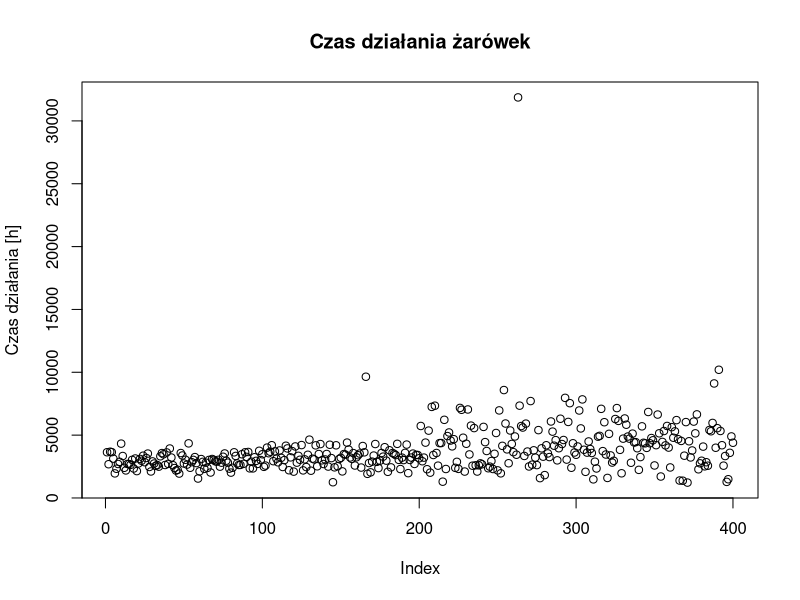
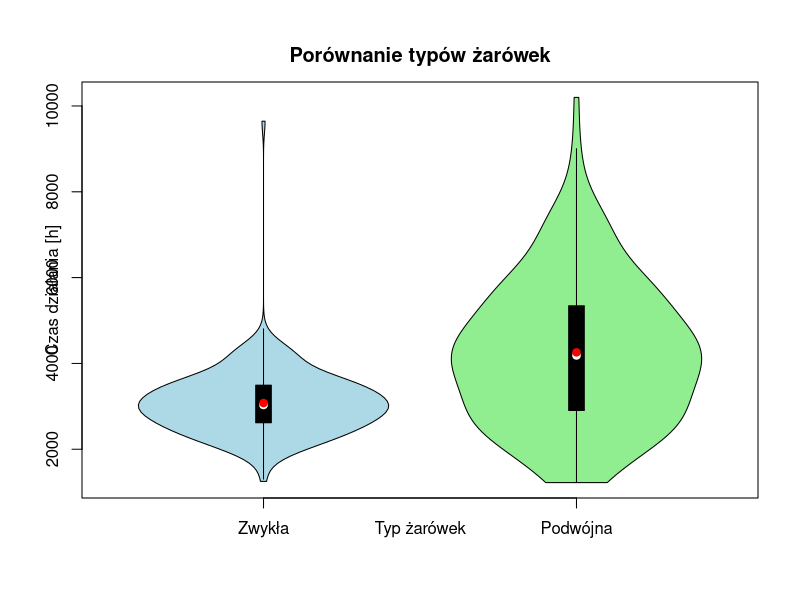
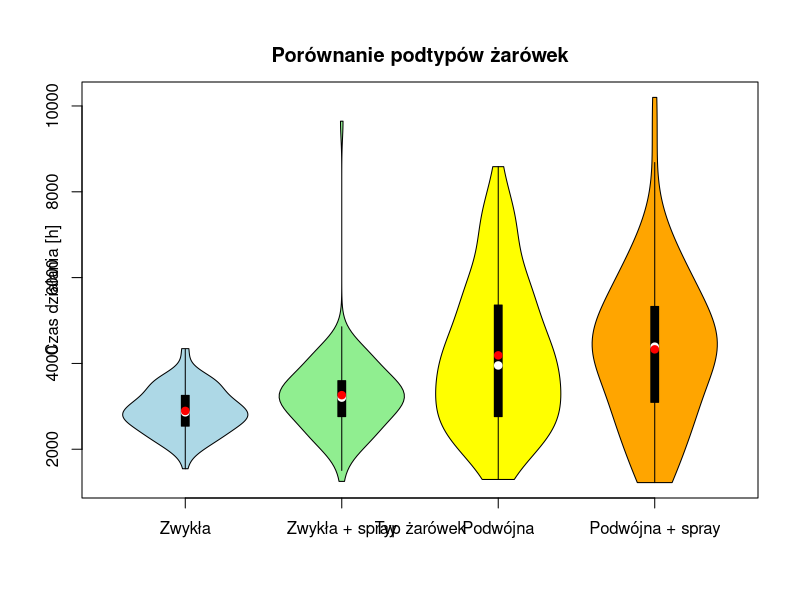

The R script that drew these images, in order:
## ---- chunk 1
knitr::opts_chunk$set(echo = TRUE)
## ---- chunk 2
  library(dplyr)
  library(vioplot)
  library(rmarkdown)
  library(knitr)
## ---- chunk 3
  bulbs <- read.csv('bulbs.csv', header = T, sep = ';')
## ---- chunk 4
  summary(bulbs)
## ---- chunk 5
  unique(bulbs$product_type)
## ---- chunk 6
  COAT_IT_PRICE <- bulbs$price_in_PLN[bulbs$product_type == 'CoatItYourself']
  bulbs <- subset(bulbs, product_type != 'CoatItYourself')
## ---- chunk 7
  apply(bulbs, 2, anyNA)
## ---- chunk 8
  summary(bulbs)
## ---- chunk 9
  plot(bulbs$time_in_hours, main = 'Czas działania żarówek', ylab = 'Czas działania [h]')
## ---- chunk 10
  bulbs <- subset(bulbs, bulbs$time_in_hours < 30000)
## ---- chunk 11
  regular_bulbs <- subset(bulbs, bulbs$product_type == 'regular bulb') #zwykłe żarówki
  double_bulbs <- subset(bulbs, bulbs$product_type == 'DoubleBulb') #podwójne żarówki
  
  regular_bulbs_no_spray <- subset(regular_bulbs, regular_bulbs$sprayed == "none") #zwykłe bez sprayu
  double_bulbs_no_spray <- subset(double_bulbs, regular_bulbs$sprayed == "none") #podwójne bez sprayu
  
  regular_bulbs_sprayed <- setdiff(regular_bulbs, regular_bulbs_no_spray) #zwykłe sprayowane
  double_bulbs_sprayed <- setdiff(double_bulbs, double_bulbs_no_spray) #podwójne sprayowane
## ---- chunk 12
  vioplot(regular_bulbs$time_in_hours, double_bulbs$time_in_hours,
          xlab = 'Typ żarówek',
          ylab = 'Czas działania [h]',
          main = 'Porównanie typów żarówek',
          at = c(1,2),
          names = c('Zwykła', 'Podwójna'),
          col = c('lightblue', 'lightgreen'))

  points(1, mean(regular_bulbs$time_in_hours), col="red", pch = 19)
  points(2, mean(double_bulbs$time_in_hours), col="red", pch = 19)
## ---- chunk 13
  t1 <- shapiro.test(regular_bulbs$time_in_hours)
  t2 <- shapiro.test(double_bulbs$time_in_hours)
  print(paste("Uzyskano p-wartość:", t1$p.value))
  print(paste("Uzyskano p-wartość:", t2$p.value))
## ---- chunk 14
  w1 <- wilcox.test(regular_bulbs_sprayed$time_in_hours, regular_bulbs_no_spray$time_in_hour, alternative='greater', conf.level = .95)
  
  describe <- function(result) {
    if(result$p.value >= 0.05) {
      print(paste("Uzyskano p-wartość:", result$p.value, 'hipoteza zerowa nie została odrzucona'))
    } else {
      print(paste("Uzyskano p-wartość:", result$p.value, 'hipoteza zerowa została odrzucona, przyjęto hipotezę alternatywną'))
    }
  }

  describe(w1)
## ---- chunk 15
  cat_list <- list(regular_bulbs_no_spray$time_in_hours, 
        regular_bulbs_sprayed$time_in_hours, 
        double_bulbs_no_spray$time_in_hours, 
        double_bulbs_sprayed$time_in_hours)

  vioplot(cat_list,
          xlab = 'Typ żarówek',
          ylab = 'Czas działania [h]',
          main = 'Porównanie podtypów żarówek',
          at = c(1,2,3,4),
          names = c('Zwykła', 'Zwykła + spray', 'Podwójna', 'Podwójna + spray'),
          col = c('lightblue', 'lightgreen', 'yellow', 'orange'))

  means <- lapply(cat_list, mean)
  
  for (i in 1:4) {
    points(i, means[[i]], col = 'red', pch = 19)
  }
  
## ---- chunk 16
  for (i in 1:4) {
    res <- shapiro.test(cat_list[[i]])
    describe(res)
  }

  #funkcji describe można użyć także w przypadku testów normalności
## ---- chunk 17
  w2 <- wilcox.test(regular_bulbs_no_spray$time_in_hours, regular_bulbs_sprayed$time_in_hours, alternative='greater', conf.level = .95)
  w3 <- wilcox.test(double_bulbs_no_spray$time_in_hours, double_bulbs_sprayed$time_in_hours, alternative='greater', conf.level = .95)
  
  describe(w2)
  describe(w3)
## ---- chunk 18
  av_bulb_usage <- 4
  how_long_bulb_lasts_years <- mean(bulbs$time_in_hours) / av_bulb_usage
  how_long_bulb_lasts_years <- how_long_bulb_lasts_years / 365
  how_long_bulb_lasts_years
## ---- chunk 19
  av_bulbs_per_household <- 67 #dane z artykułu   https://www.fortnightly.com/fortnightly/2015/12-0/how-many-lights-home-energy-dept-counted
  number_of_bulbs_per_1_box <- 200 #wynika z treści zadania
  hours_it_takes_to_empty_1_box <- number_of_bulbs_per_1_box / av_bulbs_per_household
  hours_it_takes_to_empty_1_box
## ---- chunk 20
  bulbs$price_per_hour <- NA #tworzenie nowej, pustej kolumny
  bulbs$price_per_hour <- bulbs$price_in_PLN / bulbs$time_in_hours
  bulbs$price_per_hour <- round(bulbs$price_per_hour, digits = 4)
  bulbs$price_per_hour <- ifelse(bulbs$sprayed == "CoatItYourself", bulbs$price_per_hour + COAT_IT_PRICE, bulbs$price_per_hour)
    #post scriptum: Tutaj przyznaję się do popełnienia błędu, z którego zdałem sobie sprawę już po oddaniu pracy. Zamiast ceny jednego psiku, doliczyłem koszt całego preparatu.
  head(bulbs) #wskazanie, że kolumna została utworzona poprawnie
## ---- chunk 21
  t3 <- shapiro.test(bulbs$price_per_hour[bulbs$sprayed == 'none' & bulbs$product_type == 'regular bulb'])
  t4 <- shapiro.test(bulbs$price_per_hour[bulbs$sprayed == 'none' & bulbs$product_type == 'DoubleBulb'])
  describe(t3)
  describe(t4)
## ---- chunk 22
  w4 <- wilcox.test(bulbs$price_per_hour[bulbs$sprayed == 'none' & bulbs$product_type == 'DoubleBulb'],
              bulbs$price_per_hour[bulbs$sprayed == 'none' & bulbs$product_type == 'regular bulb'],
              alternative='greater', conf.level = .95)

  describe(w4)
